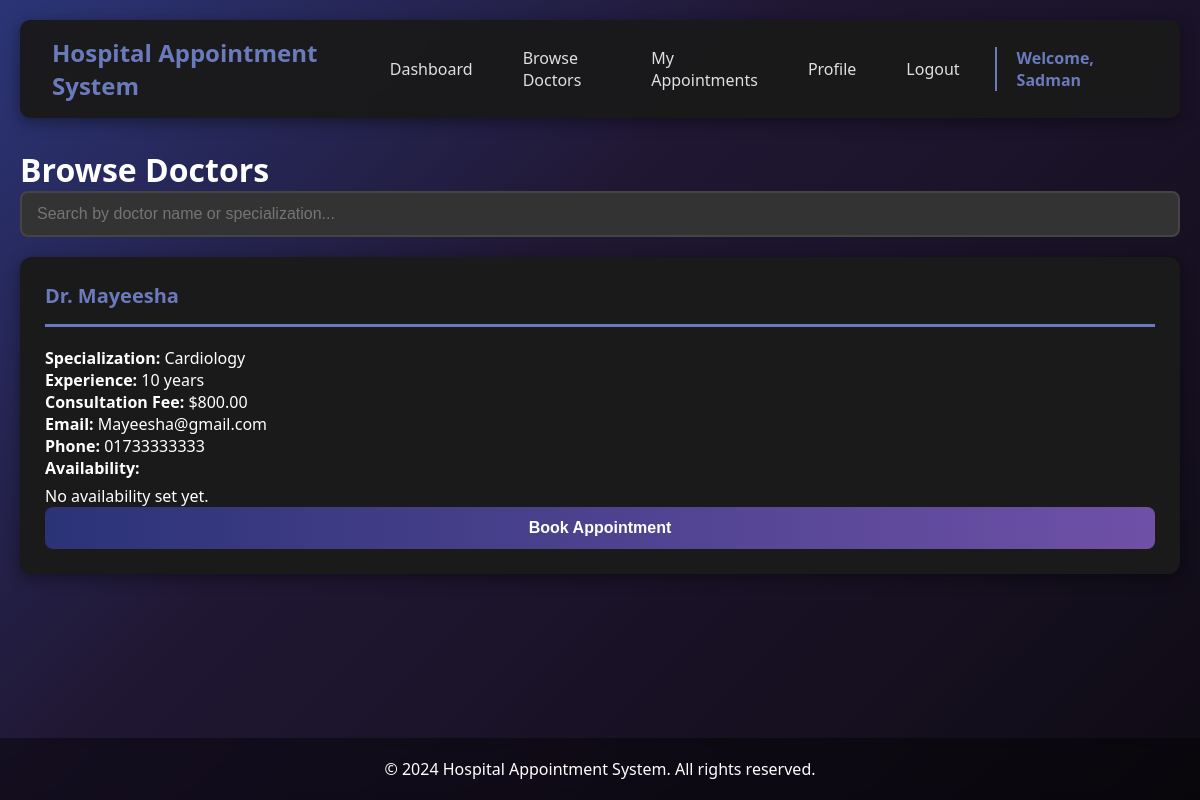
/views/patient/browseDoctorsS.php (signed in), run on the app's committed database.
### tables this page shows
CREATE TABLE doctors (
    id INT AUTO_INCREMENT PRIMARY KEY,
    user_id INT NOT NULL,
    specialization_id INT NOT NULL,
    consultation_fee DECIMAL(10,2) NOT NULL,
    experience_years INT NOT NULL,
    FOREIGN KEY (user_id) REFERENCES users(id) ON DELETE CASCADE,
    FOREIGN KEY (specialization_id) REFERENCES specializations(id) ON DELETE CASCADE
);

CREATE TABLE users (
    id INT AUTO_INCREMENT PRIMARY KEY,
    name VARCHAR(100) NOT NULL,
    email VARCHAR(100) UNIQUE NOT NULL,
    password_hash VARCHAR(255) NOT NULL,
    phone VARCHAR(20) NOT NULL,
    role ENUM('patient', 'doctor', 'admin') NOT NULL,
    created_at TIMESTAMP DEFAULT CURRENT_TIMESTAMP
);

CREATE TABLE specializations (
    id INT AUTO_INCREMENT PRIMARY KEY,
    name VARCHAR(100) NOT NULL UNIQUE,
    created_at TIMESTAMP DEFAULT CURRENT_TIMESTAMP
);

### models/patientModelS.php (called while the page is built, shortened)
<?php
function getAllDoctorsS($conn) {
    $sql = "SELECT u.id as user_id, u.name, u.email, u.phone,
                   d.id as doctor_id, d.consultation_fee, d.experience_years,
                   s.name as specialization
            FROM users u
            INNER JOIN doctors d ON u.id = d.user_id
            INNER JOIN specializations s ON d.specialization_id = s.id
            WHERE u.role = 'doctor'
            ORDER BY u.name";
    $result = mysqli_query($conn, $sql);
    return mysqli_fetch_all($result, MYSQLI_ASSOC);
}
?>

### views/patient/browseDoctorsS.php (the view, shortened to what this page needs)
<?php
require_once '../../includes/header.php';
require_once '../../includes/navbar.php';
require_once '../../config/database.php';
require_once '../../models/patientModelS.php';
$doctors = getAllDoctorsS($conn);
?>
<div class="browse-doctors">
    <h1>Browse Doctors</h1>
    <div class="search-box">
        <input type="text" id="searchInput" placeholder="Search by doctor name or specialization..." onkeyup="searchDoctors()">
    </div>
    <div id="doctorsList">
        <?php foreach ($doctors as $doctor): ?>
            <?php $availability = getDoctorAvailabilityS($conn, $doctor['doctor_id']); ?>
            <div class="card">
                <div class="card-header">
                    <h3 class="card-title">Dr. <?php echo htmlspecialchars($doctor['name']); ?></h3>
                </div>
                <p><strong>Specialization:</strong> <?php echo htmlspecialchars($doctor['specialization']); ?></p>
                <p><strong>Experience:</strong> <?php echo $doctor['experience_years']; ?> years</p>
                <p><strong>Consultation Fee:</strong> $<?php echo $doctor['consultation_fee']; ?></p>
                <p><strong>Email:</strong> <?php echo htmlspecialchars($doctor['email']); ?></p>
                <p><strong>Phone:</strong> <?php echo htmlspecialchars($doctor['phone']); ?></p>
                <div>
                    <strong>Availability:</strong>
                    <?php if (!empty($availability)): ?>
                        <ul style="margin: 8px 0 0 18px; padding:0; list-style-type: disc;">
                            <?php foreach ($availability as $slot): ?>
                                <li style="margin-bottom:4px;">
                                    <?php echo htmlspecialchars($slot['day_of_week']); ?>: <?php echo htmlspecialchars(date('h:i A', strtotime($slot['start_time']))); ?> - <?php echo htmlspecialchars(date('h:i A', strtotime($slot['end_time']))); ?>
                                </li>
                            <?php endforeach; ?>
                        </ul>
                    <?php else: ?>
                        <p style="margin:6px 0 0;">No availability set yet.</p>
                    <?php endif; ?>
                </div>
                <button onclick="showBookingForm(<?php echo $doctor['doctor_id']; ?>)" class="btn">Book Appointment</button>
            </div>
        <?php endforeach; ?>
    </div>
</div>
<?php require_once '../../includes/footer.php'; ?>

### assets/css/style.css (style rules this page uses)
* { margin: 0; padding: 0; box-sizing: border-box; }
body { font-family: 'Segoe UI', Tahoma, Geneva, Verdana, sans-serif; background: linear-gradient(135deg, #2b3577 0%, #201733 40%, #0f0b14 100%); min-height: 100vh; display: flex; flex-direction: column; color: #ffffff; }
button, .btn { background: linear-gradient(90deg, #2b3377 0%, #6f51a7 100%); color: white; padding: 12px 30px; border: none; border-radius: 8px; cursor: pointer; font-size: 16px; font-weight: 600; transition: all 0.3s; text-decoration: none; display: inline-block; width: 100%; text-align: center; }
.card { background: #1a1a1a; border-radius: 12px; padding: 25px; margin-bottom: 40px; box-shadow: 0 4px 15px rgba(0, 0, 0, 0.4); }
.card-header { border-bottom: 3px solid #6b7abb; padding-bottom: 15px; margin-bottom: 20px; }
.card-title { color: #6b7abb; font-size: 20px; font-weight: 600; }
.search-box { margin-bottom: 20px; }
.search-box input { width: 100%; padding: 12px 15px; background-color: #333333; border: 2px solid #444444; color: #ffffff; border-radius: 8px; font-size: 16px; transition: all 0.3s; }

### data on the page
doctors: user.name "Mayeesha", specialization.name "Cardiology", experience_years "10", consultation_fee "800.00", user.email "Mayeesha@gmail.com", user.phone "01733333333"

### other printed values
$_SESSION['user_name'] "Sadman"
